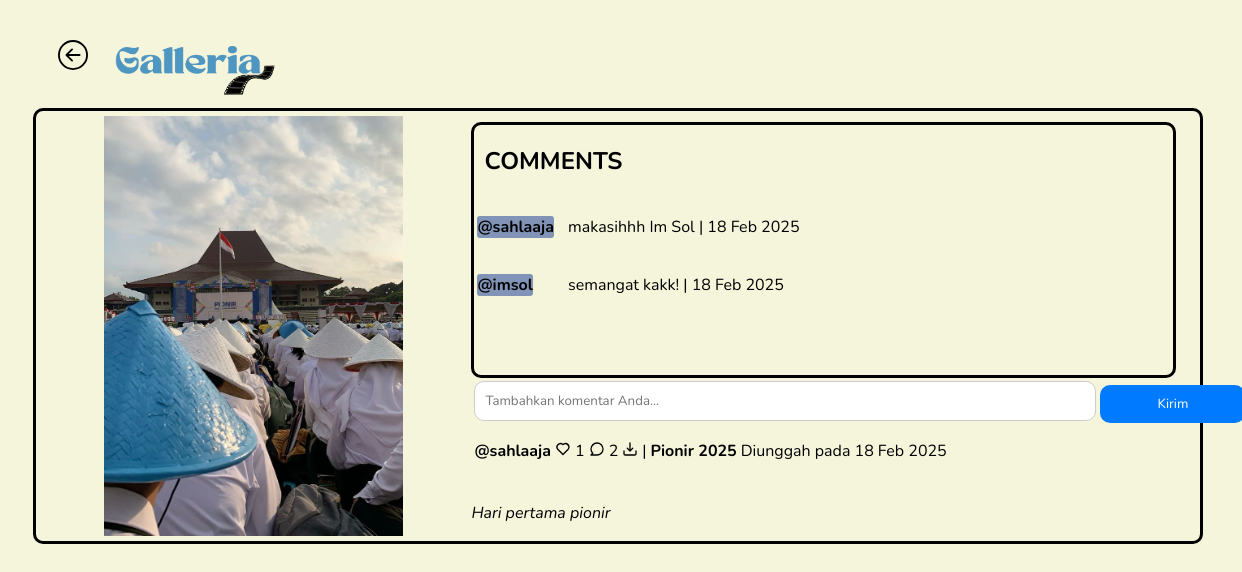
The app's page /detail_foto.php?id=6 (signed in) with its own data.
### tables this page shows
CREATE TABLE `foto` (
  `foto_id` int(11) NOT NULL,
  `judul_foto` varchar(255) NOT NULL,
  `deskripsi` text NOT NULL,
  `tanggal_unggah` date NOT NULL,
  `lokasi_file` varchar(255) NOT NULL,
  `album_id` int(11) NOT NULL,
  `user_id` int(11) NOT NULL
);

CREATE TABLE `komentar_foto` (
  `komentar_id` int(11) NOT NULL,
  `foto_id` int(11) NOT NULL,
  `user_id` int(11) NOT NULL,
  `isi_komentar` text NOT NULL,
  `tanggal_komentar` date NOT NULL
);

CREATE TABLE `user` (
  `user_id` int(11) NOT NULL,
  `role_id` int(11) NOT NULL,
  `username` varchar(255) NOT NULL,
  `password` varchar(255) NOT NULL,
  `email` varchar(255) NOT NULL,
  `name` varchar(255) NOT NULL,
  `alamat` text NOT NULL,
  `foto_profil` varchar(255) NOT NULL,
  `verifikasi` int(11) NOT NULL
);

### detail_foto.php (the view, shortened to what this page needs)
<?php
include "connection.php";
$id = $_GET['id'];
$user = $_SESSION['id'];
$query_foto = mysqli_query($conn, "SELECT * FROM `foto` INNER JOIN `user` ON `foto`.`user_id` = `user`.`user_id` WHERE `foto`.`foto_id` = $id");
$foto = mysqli_fetch_assoc($query_foto);
$timestamp2 = strtotime($foto['tanggal_unggah']);
$tanggal2 = date("d M Y", $timestamp2);
$query_komentar = mysqli_query($conn, "SELECT * FROM `komentar_foto` INNER JOIN `user` ON `komentar_foto`.`user_id` = `user`.`user_id` WHERE `komentar_foto`.`foto_id` = $id");
$query_komentar_count = mysqli_query($conn, "SELECT COUNT(*) AS total_komentar FROM `komentar_foto` WHERE `foto_id` = $id");
$row_komentar_count = mysqli_fetch_assoc($query_komentar_count);
$total_komentar = $row_komentar_count['total_komentar'];
$query_like_count = mysqli_query($conn, "SELECT COUNT(*) AS total_like FROM `like_foto` WHERE `foto_id` = $id");
$row_like_count = mysqli_fetch_assoc($query_like_count);
$total_like = $row_like_count['total_like'];
$query_check = mysqli_query($conn, "SELECT * FROM `like_foto` WHERE `foto_id` = $id AND `user_id` = $user");
?>
<!DOCTYPE html>
<html lang="en">
<head>
    <link rel="stylesheet" href="https://unicons.iconscout.com/release/v4.0.8/css/line.css">
    <link rel="stylesheet" href="asset.css">
</head>
<body>
<div class="header">
        <a href="dashboard.php"><img src="Asset/img/left.svg" class="left" style="margin-left: 30px;"></a>
        <img src="Asset/img/logo.png" class="logo1">
    </div>
    <div class="div-img">
        <div style="height: 420px; width:100%; justify-content:center;display: flex; padding:5px;">
          <img src="Asset/img/<?php echo $foto['lokasi_file']; ?>" style=" max-width:100%; max-height:100%; object-fit:contain; object-position:center;">
        </div>
        <div class="div-detail">
            <div class="comment">
                <h2 class="text">COMMENTS</h2>
                <table>
                    <?php while ($komentar = mysqli_fetch_assoc($query_komentar)):
                        $timestamp = strtotime($komentar['tanggal_komentar']);
                        $tanggal = date("d M Y", $timestamp);
                    ?>
                        <tr>
                            <td><span class="span"><b>@<?php echo $komentar['username']; ?></b></span></td>
                            <td>
                                <p class="text"><?php echo nl2br($komentar['isi_komentar']); ?> | <?php echo $tanggal ?></p>
                            </td>
                        </tr>
                    <?php endwhile; ?>
                </table>
            </div>
            <form action="comment.php" method="POST" class="add-comment-form">
                <table>
                    <tr>
                        <td><textarea name="komentar" placeholder="Tambahkan komentar Anda..." rows="1" class="textarea" required></textarea></td>
                        <td><button type="submit" class="submit-button" name="kirim">Kirim</button></td>
                    </tr>
                </table>
            </form>
            <div class="ket">
                <table style="margin-top : -15px; white-space:nowrap;">
                    <tr>
                        <td>
                            <h4>@<?php echo $foto['username'] ?></h4>
                        </td>
                        <?php if ($is_like = mysqli_num_rows($query_check) > 0) { ?>
                            <td><span><a href="like.php?id=<?php echo $foto['foto_id'] ?>"><img src="Asset/icon/heart.png" width="16px" height="16px" style="margin-top: 3px;"></a></span></td>
                            <td><?php echo $total_like ?></td>
                        <?php } else { ?>
                            <td><span><a href="like.php?id=<?php echo $foto['foto_id'] ?>"><img src="Asset/icon/heart-alt.svg" width="16px" height="16px" style="margin-top: 3px;"></a></span></td>
                            <td><?php echo $total_like ?></td>
                        <?php } ?>
                        <td><span><img src="Asset/icon/comment.svg" width="16px" height="16px" style="margin-top: 3px;"></i></span></td>
                        <td><?php echo $total_komentar ?></td>
                        <td><span><a href="unduh.php?file=<?php echo $foto['lokasi_file']?>" onclick="return confirm('Apakah anda ingin mengunduh foto ini?')"><img src="Asset/icon/import.svg" width="16px" height="16px" title="Unduh" style="margin-top: 3px;"></a></span></td>
                        <td>|</td>
                        <td>
                            <h4><?php echo $foto['judul_foto'] ?></h4>
                        </td>
                        <td>
                            <p> Diunggah pada <?php echo $tanggal2 ?></p>
                        </td>
                    </tr>
                </table>
                <p><i><?php echo $foto['deskripsi']?></i></p>
            </div>
        </div>
    </div>
</body>
</html>

### asset.css (style rules this page uses)
* { font-family: 'Nunito', sans-serif; }
body { background-color: beige; }
.logo1 { width: 200px; height: 100px; }
.left { width: 30px; height: 30px; }
.header { margin-left: 20px; display: flex; align-items: center; }
a { color: black; }
.div-img { width: 95%; height: 100%; border: 3px solid black; margin-left: 2%; justify-content: center; align-items: center; display: flex; border-radius: 10px; }
.div-detail { width: 60%; margin-right: 30px; }
.comment { width: 100%; height: 250px; border: 3px solid black; margin-top: 10px; border-radius: 10px; overflow-y: auto; }
.text { padding-left: 10px; }
.add-comment-form { justify-content: right; display: flex; flex-direction: column; }
.textarea { width: 600px; padding: 10px; border-radius: 10px; border: 1px solid #ccc; resize: none; }
.submit-button { width: 145px; padding: 10px; background-color: #007bff; color: white; border: none; border-radius: 10px; cursor: pointer; }
.ket { width: 500px; }

### detail_foto.php (style rules this page uses)
.span { width: 100%; height: auto; background-color: #8193b6; border-radius: 3px; }

### records on screen
foto: lokasi_file (picture), user.username "sahlaaja", judul_foto "Pionir 2025", tanggal_unggah "18 Feb 2025", deskripsi "Hari pertama pionir"
komentar_foto: user.username "sahlaaja", isi_komentar "makasihhh Im Sol", tanggal_komentar "18 Feb 2025"
komentar_foto: user.username "imsol", isi_komentar "semangat kakk!", tanggal_komentar "18 Feb 2025"

### other values on screen
$total_like "1"
$total_komentar "2"
